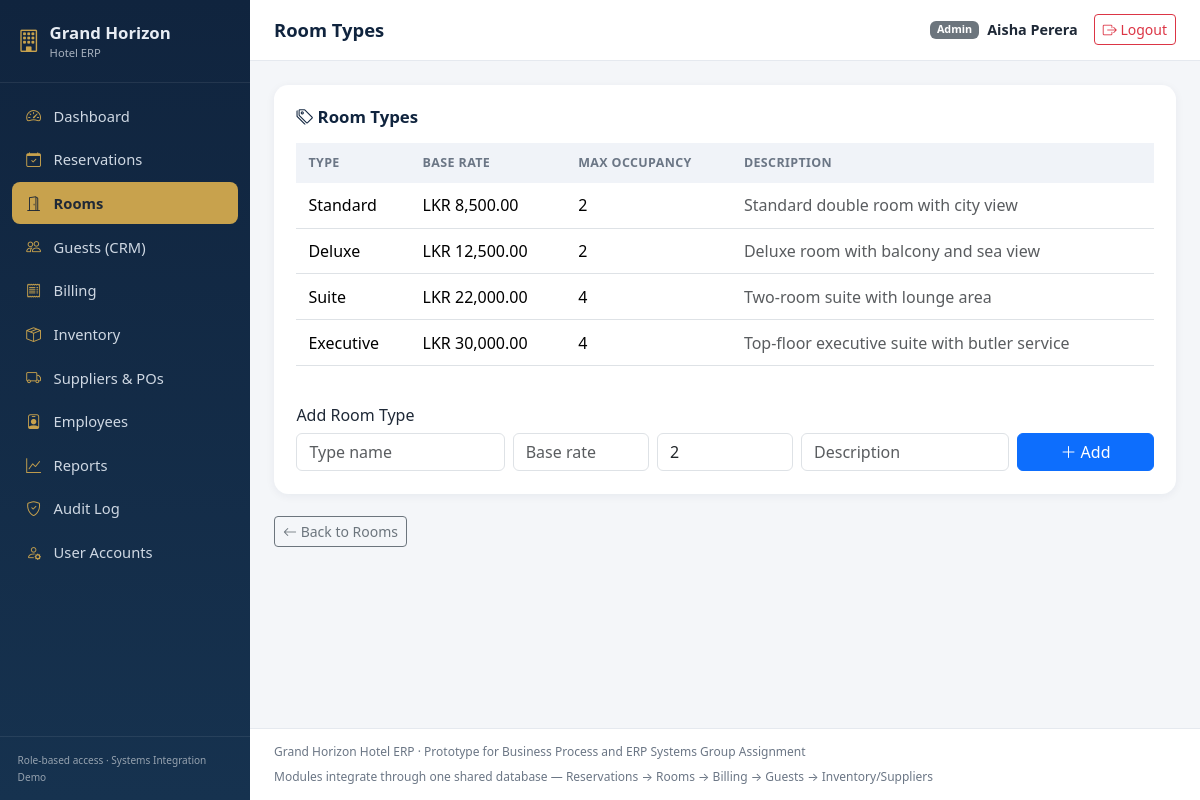
The app's page /modules/rooms/types.php (signed in) with its own data.
### tables this page shows
CREATE TABLE RoomTypes (
    RoomTypeID   INT AUTO_INCREMENT PRIMARY KEY,
    TypeName     VARCHAR(50) NOT NULL,
    BaseRate     DECIMAL(10,2) NOT NULL,
    MaxOccupancy INT NOT NULL DEFAULT 2,
    Description  VARCHAR(255) NULL
);

### includes/functions.php (called while the page is built, shortened)
<?php
function e(?string $value): string
{
    return htmlspecialchars($value ?? '', ENT_QUOTES, 'UTF-8');
}
function formatMoney(?float $amount): string
{
    return 'LKR ' . number_format((float) $amount, 2);
}

### modules/rooms/types.php (the view, shortened to what this page needs)
<?php
require_once __DIR__ . '/../../includes/auth.php';
$roomTypes = $pdo->query('SELECT * FROM RoomTypes ORDER BY BaseRate')->fetchAll();
require __DIR__ . '/../../includes/header.php';
?>
<div class="section-card">
  <h2><i class="bi bi-tags"></i> Room Types</h2>
  <div class="table-responsive mb-4">
    <table class="table erp-table align-middle">
      <thead><tr><th>Type</th><th>Base Rate</th><th>Max Occupancy</th><th>Description</th></tr></thead>
      <tbody>
        <?php foreach ($roomTypes as $t): ?>
        <tr>
          <td><?= e($t['TypeName']) ?></td>
          <td><?= formatMoney($t['BaseRate']) ?></td>
          <td><?= (int) $t['MaxOccupancy'] ?></td>
          <td class="text-muted"><?= e($t['Description']) ?></td>
        </tr>
        <?php endforeach; ?>
      </tbody>
    </table>
  </div>
  <h6>Add Room Type</h6>
  <form method="post" class="row g-2">
    <div class="col-md-3"><input type="text" name="type_name" class="form-control" placeholder="Type name" required></div>
    <div class="col-md-2"><input type="number" step="0.01" name="base_rate" class="form-control" placeholder="Base rate" required></div>
    <div class="col-md-2"><input type="number" name="max_occupancy" class="form-control" placeholder="Max occ." value="2"></div>
    <div class="col-md-3"><input type="text" name="description" class="form-control" placeholder="Description"></div>
    <div class="col-md-2"><button type="submit" class="btn btn-primary w-100"><i class="bi bi-plus-lg"></i> Add</button></div>
  </form>
</div>
<div>
  <a href="list.php" class="btn btn-outline-secondary btn-sm"><i class="bi bi-arrow-left"></i> Back to Rooms</a>
</div>
<?php require __DIR__ . '/../../includes/footer.php'; ?>

### assets/css/style.css (style rules this page uses)
:root { --brand-navy: #10243e; --brand-navy-light: #16324f; --brand-gold: #c8a24d; --brand-gold-dark: #a9803a; --bg-app: #f4f6f9; --text-muted: #6b7685; --card-radius: 0.9rem; }
* { box-sizing: border-box; }
body { background: var(--bg-app); font-family: 'Segoe UI', system-ui, -apple-system, sans-serif; color: #1f2937; }
.section-card { background: #fff; border-radius: var(--card-radius); box-shadow: 0 2px 10px rgba(16,36,62,0.06); padding: 1.4rem; margin-bottom: 1.4rem; }
.section-card h2 { font-size: 1.05rem; font-weight: 700; color: var(--brand-navy); margin-bottom: 1rem; }
table.erp-table thead th { background: #f0f3f8; font-size: 0.78rem; text-transform: uppercase; letter-spacing: 0.03em; color: var(--text-muted); border-bottom: none; }
table.erp-table td, table.erp-table th { vertical-align: middle; padding: 0.65rem 0.75rem; }

### records on screen
roomtypes: TypeName "Standard", BaseRate "LKR 8,500.00", MaxOccupancy "2", Description "Standard double room with city view"
roomtypes: TypeName "Deluxe", BaseRate "LKR 12,500.00", MaxOccupancy "2", Description "Deluxe room with balcony and sea view"
roomtypes: TypeName "Suite", BaseRate "LKR 22,000.00", MaxOccupancy "4", Description "Two-room suite with lounge area"
roomtypes: TypeName "Executive", BaseRate "LKR 30,000.00", MaxOccupancy "4", Description "Top-floor executive suite with butler service"

### other values on screen
$item['label'] "Dashboard"
$item['label'] "Reservations"
$item['label'] "Rooms"
$item['label'] "Guests (CRM)"
$item['label'] "Billing"
$item['label'] "Inventory"
$item['label'] "Suppliers & POs"
$item['label'] "Employees"
$item['label'] "Reports"
$item['label'] "Audit Log"
$item['label'] "User Accounts"
$pageTitle "Room Types"
$user['role'] "Admin"
$user['name'] "Aisha Perera"
